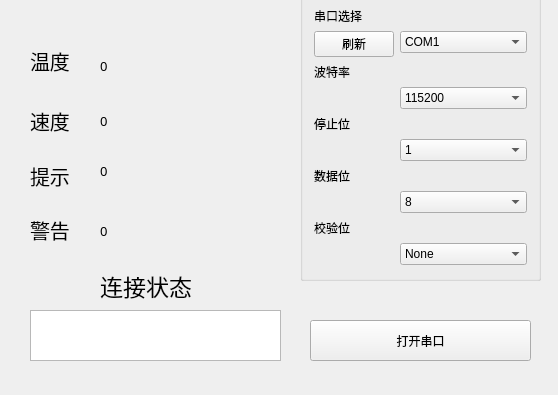
<?xml version="1.0" encoding="UTF-8"?>
<ui version="4.0">
 <class>Widget</class>
 <widget class="QWidget" name="Widget">
  <property name="geometry">
   <rect>
    <x>0</x>
    <y>0</y>
    <width>558</width>
    <height>395</height>
   </rect>
  </property>
  <property name="minimumSize">
   <size>
    <width>558</width>
    <height>395</height>
   </size>
  </property>
  <property name="maximumSize">
   <size>
    <width>558</width>
    <height>395</height>
   </size>
  </property>
  <property name="windowTitle">
   <string>广工：轮椅安全助手上位机演示器</string>
  </property>
  <property name="windowIcon">
   <iconset theme="123">
    <normalon>:/pic/xiao.bmp</normalon>
   </iconset>
  </property>
  <widget class="QGroupBox" name="box_set">
   <property name="geometry">
    <rect>
     <x>300</x>
     <y>-10</y>
     <width>241</width>
     <height>291</height>
    </rect>
   </property>
   <property name="title">
    <string/>
   </property>
   <layout class="QFormLayout" name="formLayout">
    <item row="1" column="0" colspan="2">
     <widget class="QLabel" name="label_com">
      <property name="text">
       <string>串口选择</string>
      </property>
     </widget>
    </item>
    <item row="3" column="0">
     <widget class="QPushButton" name="btn_cheak">
      <property name="text">
       <string>刷新</string>
      </property>
     </widget>
    </item>
    <item row="3" column="1">
     <widget class="QComboBox" name="com_com">
      <item>
       <property name="text">
        <string>COM1</string>
       </property>
      </item>
      <item>
       <property name="text">
        <string>COM2</string>
       </property>
      </item>
      <item>
       <property name="text">
        <string>COM3</string>
       </property>
      </item>
      <item>
       <property name="text">
        <string>COM4</string>
       </property>
      </item>
      <item>
       <property name="text">
        <string>COM5</string>
       </property>
      </item>
      <item>
       <property name="text">
        <string>COM6</string>
       </property>
      </item>
      <item>
       <property name="text">
        <string>COM7</string>
       </property>
      </item>
      <item>
       <property name="text">
        <string>COM8</string>
       </property>
      </item>
     </widget>
    </item>
    <item row="4" column="0">
     <widget class="QLabel" name="label_bo">
      <property name="text">
       <string>波特率</string>
      </property>
     </widget>
    </item>
    <item row="6" column="1">
     <widget class="QComboBox" name="com_bo">
      <item>
       <property name="text">
        <string>115200</string>
       </property>
      </item>
      <item>
       <property name="text">
        <string>9600</string>
       </property>
      </item>
     </widget>
    </item>
    <item row="7" column="0" colspan="2">
     <widget class="QLabel" name="label_tin">
      <property name="text">
       <string>停止位</string>
      </property>
     </widget>
    </item>
    <item row="9" column="1">
     <widget class="QComboBox" name="com_tin">
      <item>
       <property name="text">
        <string>1</string>
       </property>
      </item>
      <item>
       <property name="text">
        <string>1.5</string>
       </property>
      </item>
      <item>
       <property name="text">
        <string>2</string>
       </property>
      </item>
     </widget>
    </item>
    <item row="11" column="0">
     <widget class="QLabel" name="label_shu">
      <property name="text">
       <string>数据位</string>
      </property>
     </widget>
    </item>
    <item row="12" column="1">
     <widget class="QComboBox" name="com_shu">
      <item>
       <property name="text">
        <string>8</string>
       </property>
      </item>
      <item>
       <property name="text">
        <string>7</string>
       </property>
      </item>
      <item>
       <property name="text">
        <string>6</string>
       </property>
      </item>
      <item>
       <property name="text">
        <string>5</string>
       </property>
      </item>
     </widget>
    </item>
    <item row="13" column="0">
     <widget class="QLabel" name="label_jiao">
      <property name="text">
       <string>校验位</string>
      </property>
     </widget>
    </item>
    <item row="14" column="1">
     <widget class="QComboBox" name="com_jiao">
      <property name="currentIndex">
       <number>0</number>
      </property>
      <item>
       <property name="text">
        <string>None</string>
       </property>
      </item>
      <item>
       <property name="text">
        <string>Odd</string>
       </property>
      </item>
      <item>
       <property name="text">
        <string>Even</string>
       </property>
      </item>
     </widget>
    </item>
   </layout>
  </widget>
  <widget class="QPushButton" name="btn_start_end">
   <property name="geometry">
    <rect>
     <x>310</x>
     <y>320</y>
     <width>221</width>
     <height>41</height>
    </rect>
   </property>
   <property name="text">
    <string>打开串口</string>
   </property>
  </widget>
  <widget class="QLabel" name="label_tin_2">
   <property name="geometry">
    <rect>
     <x>30</x>
     <y>40</y>
     <width>61</width>
     <height>41</height>
    </rect>
   </property>
   <property name="font">
    <font>
     <family>Adobe 黑体 Std R</family>
     <pointsize>15</pointsize>
    </font>
   </property>
   <property name="text">
    <string>温度</string>
   </property>
  </widget>
  <widget class="QLabel" name="label_tin_3">
   <property name="geometry">
    <rect>
     <x>30</x>
     <y>100</y>
     <width>61</width>
     <height>41</height>
    </rect>
   </property>
   <property name="font">
    <font>
     <family>Adobe 黑体 Std R</family>
     <pointsize>15</pointsize>
    </font>
   </property>
   <property name="text">
    <string>速度</string>
   </property>
  </widget>
  <widget class="QLabel" name="label_tin_4">
   <property name="geometry">
    <rect>
     <x>30</x>
     <y>150</y>
     <width>61</width>
     <height>51</height>
    </rect>
   </property>
   <property name="font">
    <font>
     <family>Adobe 黑体 Std R</family>
     <pointsize>15</pointsize>
    </font>
   </property>
   <property name="text">
    <string>提示</string>
   </property>
  </widget>
  <widget class="QLabel" name="label_tin_5">
   <property name="geometry">
    <rect>
     <x>30</x>
     <y>209</y>
     <width>61</width>
     <height>41</height>
    </rect>
   </property>
   <property name="font">
    <font>
     <family>Adobe 黑体 Std R</family>
     <pointsize>15</pointsize>
    </font>
   </property>
   <property name="text">
    <string>警告</string>
   </property>
  </widget>
  <widget class="QLabel" name="label_tin_7">
   <property name="geometry">
    <rect>
     <x>100</x>
     <y>50</y>
     <width>181</width>
     <height>31</height>
    </rect>
   </property>
   <property name="font">
    <font>
     <family>Adobe 黑体 Std R</family>
     <pointsize>10</pointsize>
    </font>
   </property>
   <property name="text">
    <string>0</string>
   </property>
  </widget>
  <widget class="QLabel" name="label_tin_8">
   <property name="geometry">
    <rect>
     <x>100</x>
     <y>100</y>
     <width>181</width>
     <height>41</height>
    </rect>
   </property>
   <property name="font">
    <font>
     <family>Adobe 黑体 Std R</family>
     <pointsize>10</pointsize>
    </font>
   </property>
   <property name="text">
    <string>0</string>
   </property>
  </widget>
  <widget class="QLabel" name="label_tin_9">
   <property name="geometry">
    <rect>
     <x>100</x>
     <y>150</y>
     <width>181</width>
     <height>41</height>
    </rect>
   </property>
   <property name="font">
    <font>
     <family>Adobe 黑体 Std R</family>
     <pointsize>10</pointsize>
    </font>
   </property>
   <property name="text">
    <string>0</string>
   </property>
  </widget>
  <widget class="QLabel" name="label_war">
   <property name="geometry">
    <rect>
     <x>100</x>
     <y>220</y>
     <width>181</width>
     <height>21</height>
    </rect>
   </property>
   <property name="font">
    <font>
     <family>Adobe 黑体 Std R</family>
     <pointsize>10</pointsize>
    </font>
   </property>
   <property name="text">
    <string>0</string>
   </property>
  </widget>
  <widget class="QListWidget" name="listWidget">
   <property name="geometry">
    <rect>
     <x>30</x>
     <y>310</y>
     <width>251</width>
     <height>51</height>
    </rect>
   </property>
  </widget>
  <widget class="QLabel" name="label_tin_6">
   <property name="geometry">
    <rect>
     <x>100</x>
     <y>270</y>
     <width>241</width>
     <height>31</height>
    </rect>
   </property>
   <property name="font">
    <font>
     <pointsize>17</pointsize>
    </font>
   </property>
   <property name="text">
    <string>连接状态</string>
   </property>
  </widget>
 </widget>
 <layoutdefault spacing="6" margin="11"/>
 <resources/>
 <connections/>
</ui>
